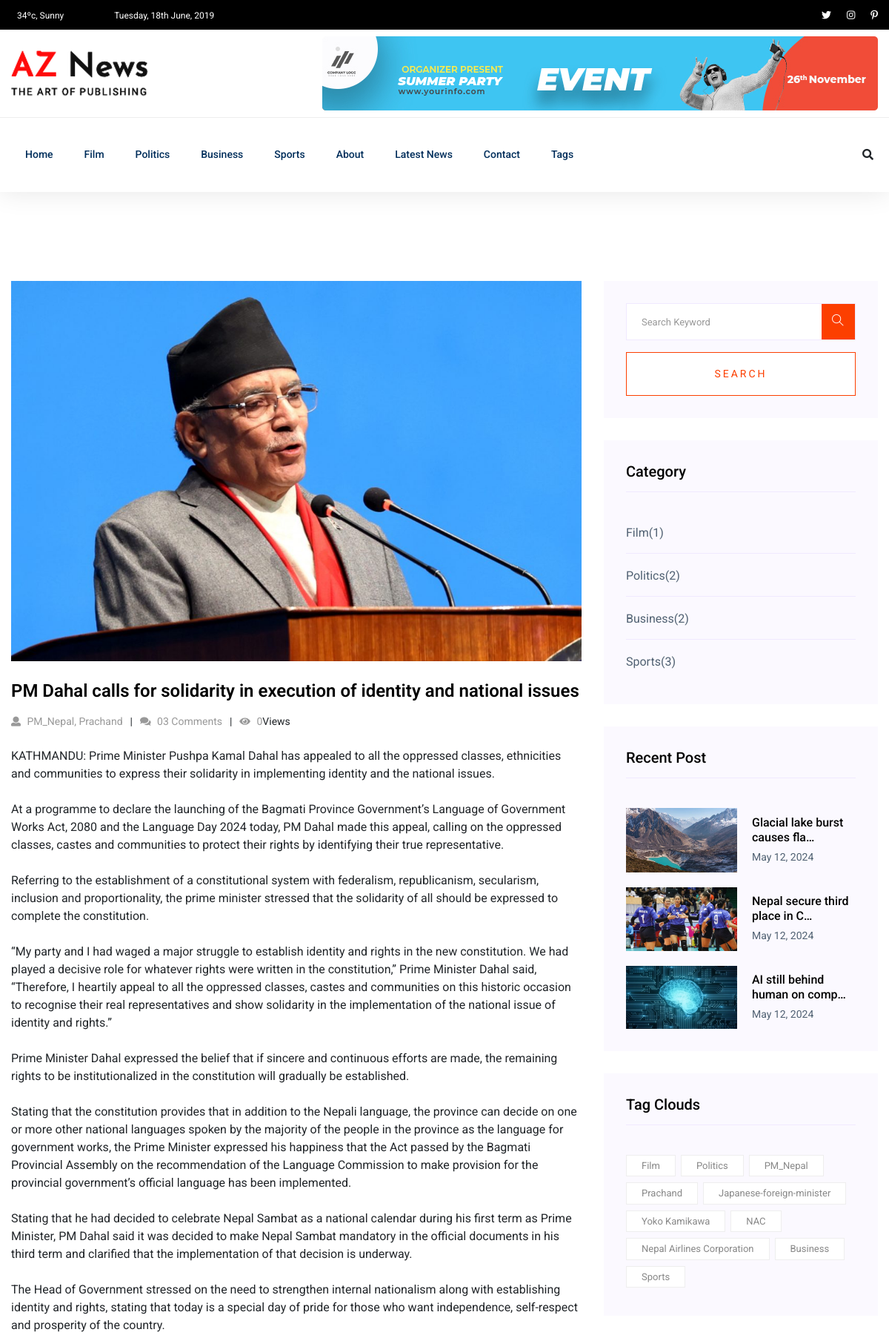
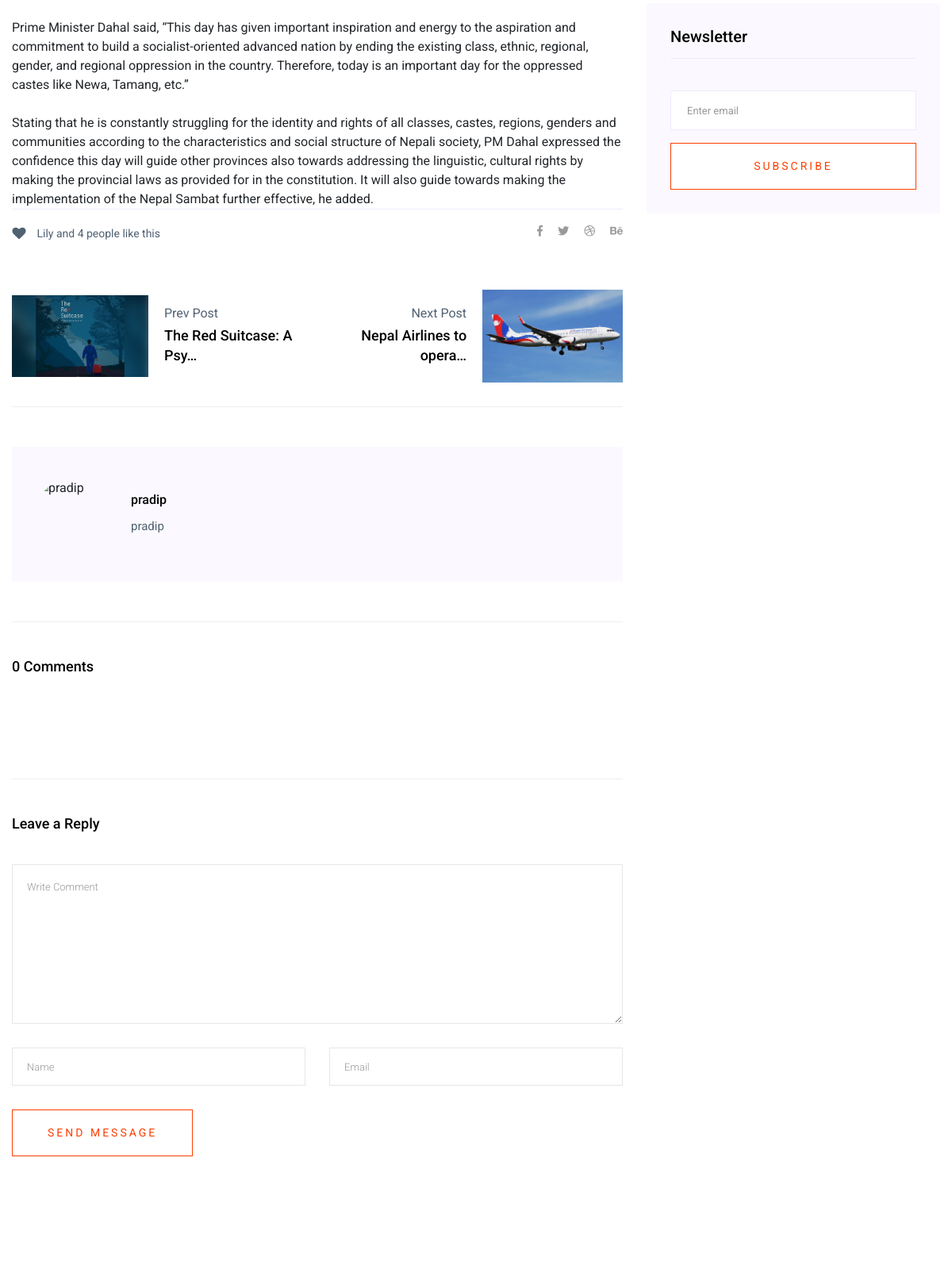
The page /post-detail/3/ (upper part) on the database its author committed (2 pictures, top to bottom).
### newspaper/models.py (models this page shows, shortened)
class TimeStampModel (models.Model):
    created_at = models. DateTimeField(auto_now_add=True)
    updated_at = models. DateTimeField(auto_now=True)
    class Meta:
        abstract = True # Don't create table in DB

class Category (TimeStampModel):
    name = models. CharField(max_length=100)

class Post(TimeStampModel):
    STATUS_CHOICES = [
        ("active", "Active"),
        ("in_active", "Inactive"),
    ]
    title = models.CharField(max_length=200)
    content = models.TextField()
    featured_image = models.ImageField(upload_to="post_images/%Y/%m/%d", blank=False)
    author = models.ForeignKey("auth.User", on_delete=models.CASCADE)
    status = models.CharField(max_length=20, choices=STATUS_CHOICES, default="active")
    views_count = models.PositiveBigIntegerField(default=0)
    published_at = models.DateTimeField(null=True, blank=True)
    category = models.ForeignKey (Category, on_delete=models.CASCADE)
    tag = models.ManyToManyField(Tag)

class Tag (TimeStampModel):
    name = models. CharField(max_length=100)
    def __str__(self):
        return self.name

### newspaper/views.py (the view)
# urls.py: path('post-detail/<int:pk>/', views.PostDetailView.as_view(), name="post-detail"),
class PostDetailView(DetailView):
    model = Post
    template_name = "aznews/detail/detail.html"
    context_object_name = "post"
    def get_queryset(self):
        query = super().get_queryset()
        query = query.filter(published_at__isnull=False, status="active")
        return query
    def get_context_data(self, **kwargs):
        context = super().get_context_data(**kwargs)
        obj = self.get_object()
        obj.views_count += 1
        obj.save()
        context["previous_post"] = Post.objects.filter(published_at__isnull=False, status="active", id__lt=obj.id).order_by("-id").first()
        context ["next_post"] = (
            Post.objects.filter(
                published_at__isnull=False, status="active", id__gt=obj.id
            )
            .order_by("id")
            .first()
        )
        return context

### newspaper/navigation.py (called while the page is built)
def navigation(request):
    categories = Category.objects.all() [:4]
    tags = Tag.objects.all()[:10]
    trending_posts = Post.objects.filter( published_at__isnull=False, status="active"
    ).order_by("-views_count") [:3]
    return {
        "categories": categories,
        "tags": tags,
        "trending_posts": trending_posts,
    }

### templates/aznews/detail/detail.html
{% extends 'aznews/base.html'%}
{% block content%}
   <section class="blog_area single-post-area section-padding">
    <div class="container">
       <div class="row">
          <div class="col-lg-8 posts-list">
             {% include "aznews/detail/left/post_detail.html" %}
             {% include "aznews/detail/left/post_nav.html" %}
             {% include "aznews/detail/left/post_author.html" %}
             {% include "aznews/detail/left/comment_list.html" %}
             {% include "aznews/detail/left/comment_form.html" %}
          </div>
          <div class="col-lg-4">
             <div class="blog_right_sidebar">
               {% include 'aznews/list/right/search_form.html' %}
               {% include 'aznews/list/right/category.html' %}
               {% include 'aznews/list/right/popular_posts.html' %}
               {% include 'aznews/list/right/tags.html' %}
               {% include 'aznews/list/right/newsletter.html' %}
             </div>
          </div>
       </div>
    </div>
 </section>
{% endblock content%}

### templates/aznews/header.html (shortened to what this page needs)
{% load static %}
<header>
   <div class="header-area">
        <div class="main-header ">
            <div class="header-top black-bg d-none d-md-block">
               <div class="container">
                   <div class="col-xl-12">
                        <div class="row d-flex justify-content-between align-items-center">
                            <div class="header-info-left">
                                <ul>
                                    <li><img src="{% static 'aznews/assets/img/icon/header_icon1.png' %}" alt="">34ºc, Sunny </li>
                                    <li><img src="{% static 'aznews/assets/img/icon/header_icon1.png' %}" alt="">Tuesday, 18th June, 2019</li>
                                </ul>
                            </div>
                            <div class="header-info-right">
                                <ul class="header-social">
                                    <li><a href="#"><i class="fab fa-twitter"></i></a></li>
                                    <li><a href="#"><i class="fab fa-instagram"></i></a></li>
                                   <li> <a href="#"><i class="fab fa-pinterest-p"></i></a></li>
                                </ul>
                            </div>
                        </div>
                   </div>
               </div>
            </div>
            <div class="header-mid d-none d-md-block">
               <div class="container">
                    <div class="row d-flex align-items-center">
                        <div class="col-xl-3 col-lg-3 col-md-3">
                            <div class="logo">
                                <a href="/"><img src="{% static 'aznews/assets/img/logo/logo.png' %}" alt=""></a>
                            </div>
                        </div>
                        <div class="col-xl-9 col-lg-9 col-md-9">
                            <div class="header-banner f-right ">
                                <img src="{% static 'aznews/assets/img/hero/header_card.jpg' %}" alt="">
                            </div>
                        </div>
                    </div>
               </div>
            </div>
           <div class="header-bottom header-sticky">
                <div class="container">
                    <div class="row align-items-center">
                        <div class="col-xl-10 col-lg-10 col-md-12 header-flex">
                            <div class="main-menu d-none d-md-block">
                                <nav>
                                    <ul id="navigation">
                                        <li><a href="/">Home</a></li>
                                        {% for category in categories %}
                                        <li><a href="{% url 'post-by-category' category.pk %}">{{ category.name }}</a></li>
                                        {% endfor %}
                                        <li><a href="{% url 'about' %}">About</a></li>
                                        <li><a href="{% url 'post-list' %}">Latest News</a></li>
                                        <li><a href="{% url 'contact' %}">Contact</a></li>
                                        <li><a href="#">Tags</a>
                                        </li>
                                    </ul>
                                </nav>
                            </div>
                        </div>
                        <div class="col-xl-2 col-lg-2 col-md-4">
                            <div class="header-right-btn f-right d-none d-lg-block">
                                <i class="fas fa-search special-tag"></i>
                            </div>
                        </div>
                        <div class="col-12">
                        </div>
                    </div>
                </div>
           </div>
        </div>
   </div>
</header>

### templates/aznews/detail/left/post_detail.html
<div class="single-post">
    <div class="feature-img">
       <img class="img-fluid" src="{{ post.featured_image.url }}" alt="{{ post.title }}">
    </div>
    <div class="blog_details">
       <h2>{{ post.title }}</h2>
       <ul class="blog-info-link mt-3 mb-4">
          <li><a href="#"><i class="fa fa-user"></i> {{ post.tag.all|join:", "}}</a></li>
          <li><a href="#"><i class="fa fa-comments"></i> 03 Comments</a></li>
          <li><a href="#"><i class="fa fa-eye"></i> {{ post.views_count }}</a>Views</li>
       </ul>
       {{ post.content|safe|linebreaksbr }}
    </div>
 </div>

### templates/aznews/detail/left/post_nav.html (shortened to what this page needs)
{% block contebt%}
<div class="navigation-top">
   <div class="d-sm-flex justify-content-between text-center">
     <p class="like-info">
       <span class="align-middle"><i class="fa fa-heart"></i></span> Lily and 4
       people like this
     </p>
     <div class="col-sm-4 text-center my-2 my-sm-0">
     </div>
     <ul class="social-icons">
       <li>
         <a href="#"><i class="fab fa-facebook-f"></i></a>
       </li>
       <li>
         <a href="#"><i class="fab fa-twitter"></i></a>
       </li>
       <li>
         <a href="#"><i class="fab fa-dribbble"></i></a>
       </li>
       <li>
         <a href="#"><i class="fab fa-behance"></i></a>
       </li>
     </ul>
   </div>
   <div class="navigation-area">
     <div class="row">
       <div class="col-lg-6 col-md-6 col-12 nav-left flex-row d-flex justify-content-start align-items-center">
         {% if previous_post %}
           <div class="thumb">
             <a href="{% url 'post-detail' previous_post.pk %}">
               <img class="img-fluid"
                    src="{{ previous_post.featured_image.url }}"
                    alt="{{ previous_post.title }}"
                    width="200px"
                    height="80px" />
             </a>
           </div>
           <div class="arrow">
             <a href="{% url 'post-detail' previous_post.pk %}">
             </a>
           </div>
           <div class="detials">
             <p>Prev Post</p>
             <a href="{% url 'post-detail' previous_post.pk %}">
               <h4>{{ previous_post.title|truncatechars:24 }}</h4>
             </a>
           </div>
         </div>
       {% endif %}
       <div class="col-lg-6 col-md-6 col-12 nav-right flex-row d-flex justify-content-end align-items-center">
         {% if next_post %}
           <div class="detials">
             <p>Next Post</p>
             <a href="{% url 'post-detail' next_post.pk %}">
               <h4>{{ next_post.title|truncatechars:24 }}</h4>
             </a>
           </div>
           <div class="arrow">
             <a href="{% url 'post-detail' next_post.pk %}">
             </a>
           </div>
           <div class="thumb">
             <a href="{% url 'post-detail' next_post.pk %}">
               <img class="img-fluid"
                    src="{{ next_post.featured_image.url }}"
                    alt="{{ next_post.title }}"
                    width="200px"
                    height="80px" />
             </a>
           </div>
         {% endif %}
       </div>
     </div>
   </div>
 </div>
 {% endblock contebt%}

### templates/aznews/detail/left/post_author.html (shortened to what this page needs)
{% block contebt%}
<div class="blog-author">
    <div class="media align-items-center">
       <img src="{{ post.author.userprofile.image.url}}" alt="{{ post.author.username }}">
       <div class="media-body">
          <a href="#">
             <h4>{{ post.author.get_full_name|default:post.author.username }}</h4>
          </a>
          <p>{{ post.author.username }}</p>
       </div>
    </div>
 </div>
 {% endblock contebt%}

### templates/aznews/detail/left/comment_list.html (shortened to what this page needs)
{% load static %}
<div class="comments-area">
    <h4>{{ post.comment_set.count }} Comments</h4>
 </div>

### templates/aznews/list/right/category.html
{% block content %}
<aside class="single_sidebar_widget post_category_widget">
    <h4 class="widget_title">Category</h4>
    <ul class="list cat-list">
    {% for category in categories %}
        <li>
            <a href="{% url 'post-by-category' category.pk %}" class="d-flex">
                <p>{{ category.name|title}}</p>
                <p>({{ category.post_set.count }})</p>
            </a>
        </li>
    {% endfor %}
    </ul>
</aside>
{% endblock content %}

### templates/aznews/list/right/popular_posts.html
{% block content %}
<aside class="single_sidebar_widget popular_post_widget">
    <h3 class="widget_title">Recent Post</h3>
    {% for trending_post in trending_posts %}
    <div class="media post_item">
        <img src="{{ trending_post.featured_image.url }}" alt="{{ trending_post.title }}"
        width =" 150px" heightt="80px" >
        <div class="media-body">
            <a href="{% url 'post-detail' trending_post.pk %}">
                <h3>{{ trending_post.title |truncatechars:30 }}</h3>
            </a>
            <p>{{ trending_post.published_at|date:"F j, Y" }}</p>
        </div>
    </div>
    {% endfor %}
</aside>
{% endblock content %}

### templates/aznews/list/right/tags.html
{% block content %}
<aside class="single_sidebar_widget tag_cloud_widget">
    <h4 class="widget_title">Tag Clouds</h4>
    <ul class="list">
    {% for tag in tags %}
        <li>
            <a href="#">{{ tag.name }}</a>
        </li>
    {% endfor %}
    </ul>
</aside>
{% endblock content %}

### rows shown on the page
Category: name "Film", post_set.count "1"
Category: name "Politics", post_set.count "2"
Category: name "Business", post_set.count "2"
Category: name "Sports", post_set.count "3"
Post: featured_image (picture), title "PM Dahal calls for solidarity in execution of identity and national issues", tag.all "PM_Nepal, Prachand", views_count "0", content "KATHMANDU: Prime Minister Pushpa Kamal Dahal has appealed to all the oppressed classes, ethnicities and communities to express their solidarity in implementing identity and the national issues. At a programme to declare the launching of the Bagmati Province Government’s Language of Government Works Act, 2080 and the Language Day 2024 today, PM Dahal made this appeal, calling on the oppressed classes, castes and communities to protect their rights by identifying their true representative. Referring to the establishment of a constitutional system with federalism, republicanism, secularism, inclusion and proportionality, the prime minister stressed that the solidarity of all should be…", author.get_full_name "pradip", author.username "pradip", comment_set.count "0"
Post: featured_image (picture), title "The Red Suitcase: A Psy…"
Post: title "Nepal Airlines to opera…", featured_image (picture)
Post: featured_image (picture), title "Glacial lake burst causes fla…", published_at "May 12, 2024"
Post: featured_image (picture), title "Nepal secure third place in C…", published_at "May 12, 2024"
Post: featured_image (picture), title "AI still behind human on comp…", published_at "May 12, 2024"
Tag: name "Film"
Tag: name "Politics"
Tag: name "PM_Nepal"
Tag: name "Prachand"
Tag: name "Japanese-foreign-minister"
Tag: name "Yoko Kamikawa"
Tag: name "NAC"
Tag: name "Nepal Airlines Corporation"
Tag: name "Business"
Tag: name "Sports"
